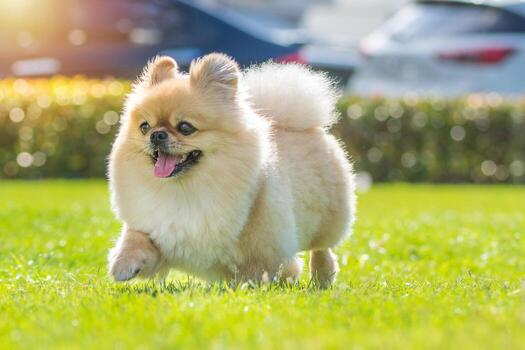
#> input picture test_image.jpg, 525 x 350 px
$ python member1_preprocess.py
#> lines starting #> are read from the running program, lines starting #| are printed output that depends on the picture
import cv2
import numpy as np
import matplotlib.pyplot as plt
import os


def preprocess_image(image_path):
    """
    Loads an image, converts it to grayscale,
    resizes it to 256x256, normalizes pixel values,
    and saves the processed array.
    """
#> called with image_path = 'test_image.jpg'

    print("Loading image...")

    # Load image
    img = cv2.imread(image_path)
#> img is the input picture: shape (350, 525, 3); mean B, G, R 109.4, 173.2, 170.9

    if img is None:
        raise FileNotFoundError(
            f"Image not found: {image_path}"
        )

    print("Image loaded successfully")

    # Convert to grayscale
    gray = cv2.cvtColor(img, cv2.COLOR_BGR2GRAY)
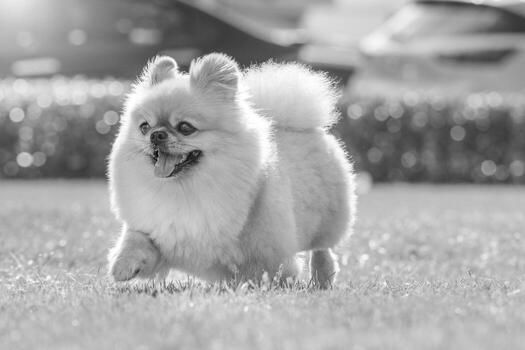
#> gray: shape (350, 525); min 5, max 255, mean 165.3

    print("Converted to grayscale")

    # Resize image
    resized = cv2.resize(gray, (256, 256))
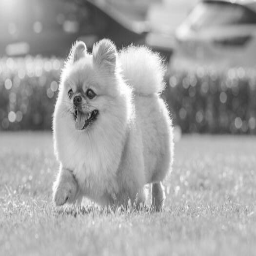
#> resized: shape (256, 256); min 18, max 255, mean 165.1

    print("Resized to 256 x 256")

    # Normalize pixel values (0-255 -> 0-1)
    normalized = resized.astype(np.float32) / 255.0

    print("Normalized between 0 and 1")

    # Create folders if they don't exist
    os.makedirs("data", exist_ok=True)
    os.makedirs("output", exist_ok=True)

    # Save processed array for Member 2
    np.save(
        "data/preprocessed_image.npy",
        normalized
    )

    # Save normalized image as PNG (convert from 0-1 to 0-255)
    normalized_uint8 = (normalized * 255).astype(np.uint8)
    cv2.imwrite(
        "output/preprocessed_image_normalized.png",
        normalized_uint8
    )

    print("Saved preprocessed image")

    return img, gray, resized, normalized


# -----------------------------
# MAIN PROGRAM
# -----------------------------

if __name__ == "__main__":

    original, gray, resized, normalized = preprocess_image(
        "test_image.jpg"
    )

    print("\n------ IMAGE DETAILS ------")
    print("Original Shape   :", original.shape)
#| Original Shape   : (350, 525, 3)
    print("Gray Shape       :", gray.shape)
#| Gray Shape       : (350, 525)
    print("Resized Shape    :", resized.shape)
#| Resized Shape    : (256, 256)
    print("Normalized Shape :", normalized.shape)
#| Normalized Shape : (256, 256)

    # Display images
    plt.figure(figsize=(12, 4))

    plt.subplot(1, 4, 1)
    plt.imshow(cv2.cvtColor(original, cv2.COLOR_BGR2RGB))
    plt.title("Original")
    plt.axis("off")

    plt.subplot(1, 4, 2)
    plt.imshow(gray, cmap="gray")
    plt.title("Gray")
    plt.axis("off")

    plt.subplot(1, 4, 3)
    plt.imshow(resized, cmap="gray")
    plt.title("Resized")
    plt.axis("off")

    plt.subplot(1, 4, 4)
    plt.imshow(normalized, cmap="gray")
    plt.title("Normalized")
    plt.axis("off")

    plt.tight_layout()

    plt.savefig(
        "output/preprocessing_result.png"
    )
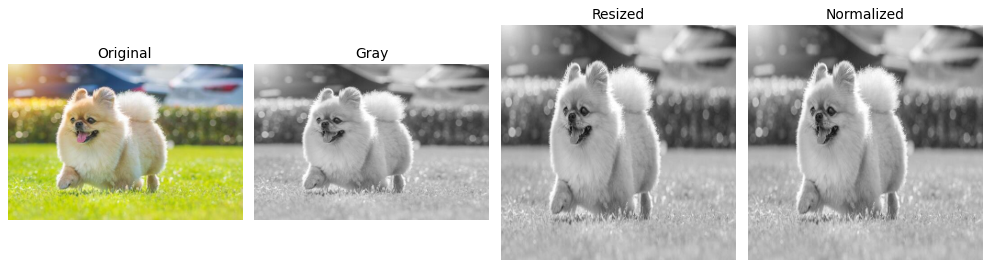
#> figure drawn by matplotlib, 4 panels

    plt.show()

    print("\nPreprocessing completed successfully!")
